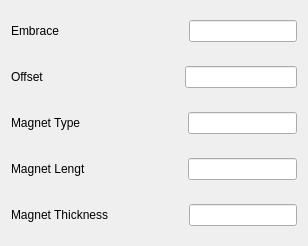
                        <widget class="QWidget" name="tab_8">
                         <attribute name="title">
                          <string>Ploe</string>
                         </attribute>
                         <layout class="QVBoxLayout" name="verticalLayout_11">
                          <item>
                           <layout class="QVBoxLayout" name="verticalLayout_3">
                            <item>
                             <layout class="QHBoxLayout" name="horizontalLayout_10" stretch="0,0,0,2">
                              <item>
                               <widget class="QLabel" name="label_10">
                                <property name="text">
                                 <string>Embrace                   </string>
                                </property>
                               </widget>
                              </item>
                              <item>
                               <spacer name="horizontalSpacer_12">
                                <property name="orientation">
                                 <enum>Qt::Horizontal</enum>
                                </property>
                                <property name="sizeHint" stdset="0">
                                 <size>
                                  <width>40</width>
                                  <height>20</height>
                                 </size>
                                </property>
                               </spacer>
                              </item>
                              <item>
                               <spacer name="verticalSpacer_10">
                                <property name="orientation">
                                 <enum>Qt::Vertical</enum>
                                </property>
                                <property name="sizeHint" stdset="0">
                                 <size>
                                  <width>20</width>
                                  <height>40</height>
                                 </size>
                                </property>
                               </spacer>
                              </item>
                              <item>
                               <widget class="QLineEdit" name="lineEdit10"/>
                              </item>
                             </layout>
                            </item>
                            <item>
                             <layout class="QHBoxLayout" name="horizontalLayout_11" stretch="0,1,0,2">
                              <item>
                               <widget class="QLabel" name="label_11">
                                <property name="text">
                                 <string>Offset                  </string>
                                </property>
                               </widget>
                              </item>
                              <item>
                               <spacer name="horizontalSpacer_13">
                                <property name="orientation">
                                 <enum>Qt::Horizontal</enum>
                                </property>
                                <property name="sizeHint" stdset="0">
                                 <size>
                                  <width>40</width>
                                  <height>20</height>
                                 </size>
                                </property>
                               </spacer>
                              </item>
                              <item>
                               <spacer name="verticalSpacer_11">
                                <property name="orientation">
                                 <enum>Qt::Vertical</enum>
                                </property>
                                <property name="sizeHint" stdset="0">
                                 <size>
                                  <width>20</width>
                                  <height>40</height>
                                 </size>
                                </property>
                               </spacer>
                              </item>
                              <item>
                               <widget class="QLineEdit" name="lineEdit11"/>
                              </item>
                             </layout>
                            </item>
                            <item>
                             <layout class="QHBoxLayout" name="horizontalLayout_12" stretch="0,1,0,2">
                              <item>
                               <widget class="QLabel" name="label_12">
                                <property name="text">
                                 <string>Magnet Type        </string>
                                </property>
                               </widget>
                              </item>
                              <item>
                               <spacer name="horizontalSpacer_14">
                                <property name="orientation">
                                 <enum>Qt::Horizontal</enum>
                                </property>
                                <property name="sizeHint" stdset="0">
                                 <size>
                                  <width>40</width>
                                  <height>20</height>
                                 </size>
                                </property>
                               </spacer>
                              </item>
                              <item>
                               <spacer name="verticalSpacer_12">
                                <property name="orientation">
                                 <enum>Qt::Vertical</enum>
                                </property>
                                <property name="sizeHint" stdset="0">
                                 <size>
                                  <width>20</width>
                                  <height>40</height>
                                 </size>
                                </property>
                               </spacer>
                              </item>
                              <item>
                               <widget class="QLineEdit" name="lineEdit12"/>
                              </item>
                             </layout>
                            </item>
                            <item>
                             <layout class="QHBoxLayout" name="horizontalLayout_13" stretch="0,1,0,2">
                              <item>
                               <widget class="QLabel" name="label_13">
                                <property name="text">
                                 <string>Magnet Lengt       </string>
                                </property>
                               </widget>
                              </item>
                              <item>
                               <spacer name="horizontalSpacer_15">
                                <property name="orientation">
                                 <enum>Qt::Horizontal</enum>
                                </property>
                                <property name="sizeHint" stdset="0">
                                 <size>
                                  <width>40</width>
                                  <height>20</height>
                                 </size>
                                </property>
                               </spacer>
                              </item>
                              <item>
                               <spacer name="verticalSpacer_13">
                                <property name="orientation">
                                 <enum>Qt::Vertical</enum>
                                </property>
                                <property name="sizeHint" stdset="0">
                                 <size>
                                  <width>20</width>
                                  <height>40</height>
                                 </size>
                                </property>
                               </spacer>
                              </item>
                              <item>
                               <widget class="QLineEdit" name="lineEdit13"/>
                              </item>
                             </layout>
                            </item>
                            <item>
                             <layout class="QHBoxLayout" name="horizontalLayout_14" stretch="0,1,0,2">
                              <item>
                               <widget class="QLabel" name="label_14">
                                <property name="text">
                                 <string>Magnet Thickness</string>
                                </property>
                               </widget>
                              </item>
                              <item>
                               <spacer name="horizontalSpacer_16">
                                <property name="orientation">
                                 <enum>Qt::Horizontal</enum>
                                </property>
                                <property name="sizeHint" stdset="0">
                                 <size>
                                  <width>40</width>
                                  <height>20</height>
                                 </size>
                                </property>
                               </spacer>
                              </item>
                              <item>
                               <spacer name="verticalSpacer_14">
                                <property name="orientation">
                                 <enum>Qt::Vertical</enum>
                                </property>
                                <property name="sizeHint" stdset="0">
                                 <size>
                                  <width>20</width>
                                  <height>40</height>
                                 </size>
                                </property>
                               </spacer>
                              </item>
                              <item>
                               <widget class="QLineEdit" name="lineEdit14"/>
                              </item>
                             </layout>
                            </item>
                           </layout>
                          </item>
                         </layout>
                        </widget>
